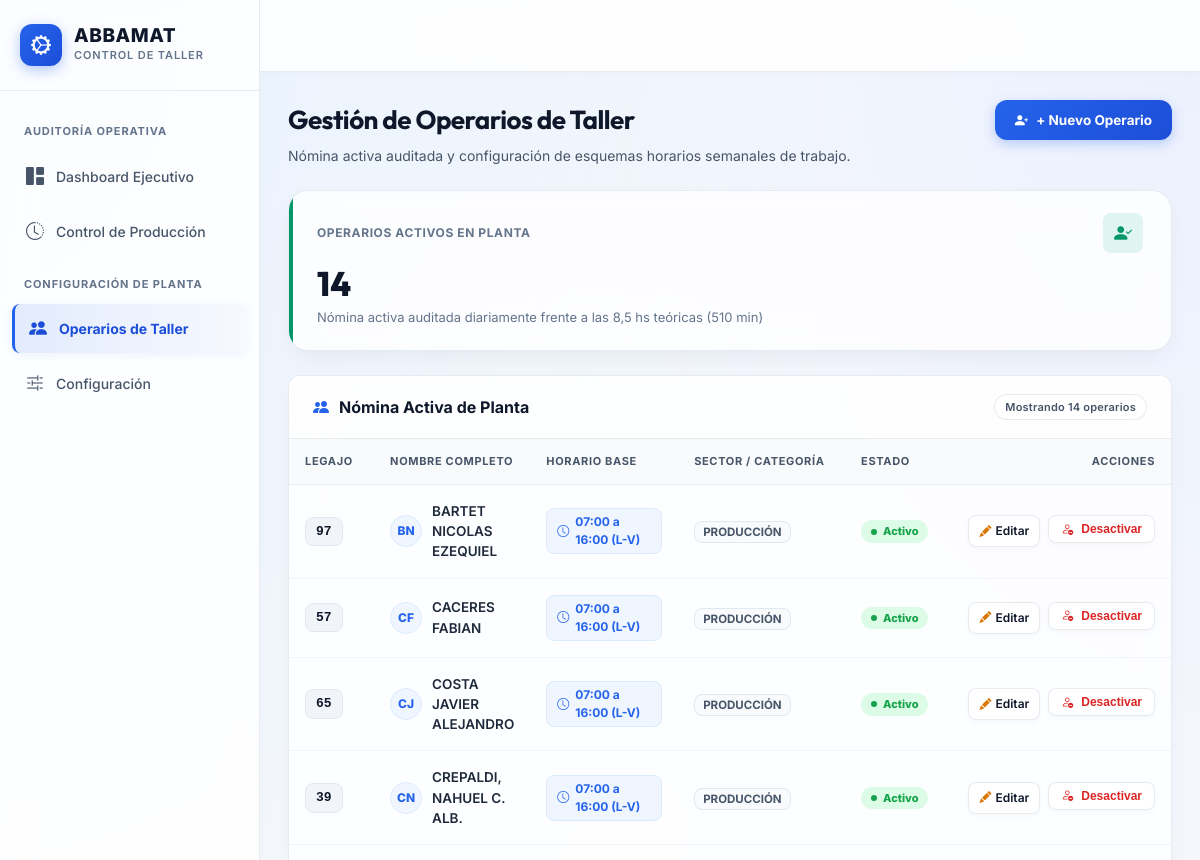
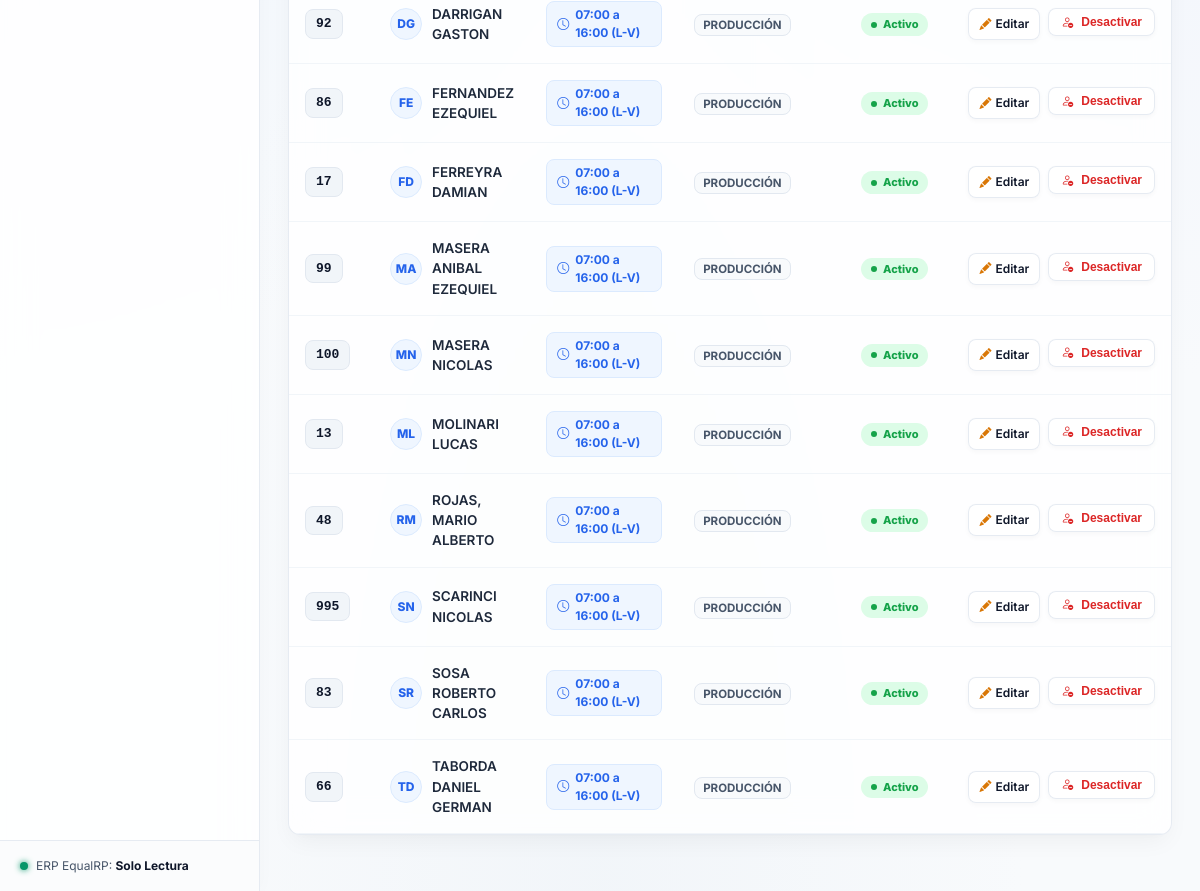
/operarios/, run on the app's committed database (2 pictures, top to bottom).
### control_produccion/models.py (models this page shows, shortened)
class OperarioTaller(models.Model):
    id_concepto = models.CharField(
        max_length=50,
        unique=True,
        db_index=True,
        verbose_name="ID Concepto / Legajo ERP"
    )
    nombre = models.CharField(
        max_length=150,
        verbose_name="Nombre Completo"
    )
    activo = models.BooleanField(
        default=True,
        verbose_name="Activo en Auditoría Taller"
    )
    puesto_area = models.CharField(
        max_length=100,
        blank=True,
        null=True,
        verbose_name="Puesto / Sección Principal"
    )
    horario_rotativo = models.JSONField(
        default=dict,
        blank=True,
        null=True,
        verbose_name="Esquema Semanal Rotativo"
    )
    es_mensual = models.BooleanField(
        default=False,
        verbose_name="Liquidación Mensual"
    )
    categoria = models.CharField(
        max_length=100,
        default="PRODUCCIÓN",
        blank=True,
        null=True,
        verbose_name="Sector / Categoría"
    )
    fecha_alta = models.DateTimeField(auto_now_add=True)
    fecha_actualizacion = models.DateTimeField(auto_now=True)
    @property
    def iniciales(self):
        clean = (self.nombre or '').replace(',', ' ').strip()
        parts = [p for p in clean.split() if p]
        if not parts:
            return 'OP'
        if len(parts) == 1:
            return parts[0][:2].upper()
        return (parts[0][0] + parts[1][0]).upper()
    @property
    def horario_base(self):
        esq = self.get_esquema_semanal()
        lun = esq.get('lunes', {})
        if lun.get('activo', True):
            ini = lun.get('inicio', '07:00')
            fin = lun.get('fin', '16:00')
            return f"{ini} a {fin} (L-V)"
        return "Sin horario base"
    @staticmethod
    def get_esquema_semanal_default():
        return {
            'lunes': {'activo': True, 'inicio': '07:00', 'fin': '16:00'},
            'martes': {'activo': True, 'inicio': '07:00', 'fin': '16:00'},
            'miercoles': {'activo': True, 'inicio': '07:00', 'fin': '16:00'},
            'jueves': {'activo': True, 'inicio': '07:00', 'fin': '16:00'},
            'viernes': {'activo': True, 'inicio': '07:00', 'fin': '16:00'},
            'sabado': {'activo': False, 'inicio': '07:00', 'fin': '12:00'},
            'domingo': {'activo': False, 'inicio': '07:00', 'fin': '12:00'},
        }
    def get_esquema_semanal(self):
        default = self.get_esquema_semanal_default()
        if not self.horario_rotativo or not isinstance(self.horario_rotativo, dict):
            return default
        res = {}
        for dia, vals in default.items():
            saved = self.horario_rotativo.get(dia, {})
            res[dia] = {
                'activo': bool(saved.get('activo', vals['activo'])),
                'inicio': str(saved.get('inicio', vals['inicio']) or '07:00'),
                'fin': str(saved.get('fin', vals['fin']) or '16:00'),
            }
        return res
    class Meta:
        db_table = 'operario_taller'
        verbose_name = 'Operario de Taller'
        verbose_name_plural = 'Operarios de Taller'
        ordering = ['nombre']

### control_produccion/views.py (the view, shortened to what this page needs)
# urls.py: path('operarios/', views.operarios_config_view, name='operarios_config'),
def operarios_config_view(request):
    ver_inactivos = request.GET.get('ver_inactivos') == '1'
    if ver_inactivos:
        operarios = OperarioTaller.objects.all().order_by('nombre')
    else:
        operarios = OperarioTaller.objects.filter(activo=True).order_by('nombre')
    total_activos = OperarioTaller.objects.filter(activo=True).count()
    total_inactivos = OperarioTaller.objects.filter(activo=False).count()
    sectores = [
        'DTO. INFORMATICA',
        'DPTO. INGENIERIA',
        'PRODUCCIÓN',
        'SUPERVISOR',
        'DPTO. CALIDAD',
        'ADMINISTRACION',
        'ALMACEN',
        'AUXILIAR',
    ]
    context = {
        'seccion_activa': 'configuracion',
        'operarios': operarios,
        'total_activos': total_activos,
        'total_inactivos': total_inactivos,
        'ver_inactivos': ver_inactivos,
        'sectores': sectores,
        'dias_semana': [
            {'key': 'lunes', 'nombre': 'Lunes', 'corto': 'LUN', 'default_activo': True, 'default_inicio': '07:00', 'default_fin': '16:00'},
            {'key': 'martes', 'nombre': 'Martes', 'corto': 'MAR', 'default_activo': True, 'default_inicio': '07:00', 'default_fin': '16:00'},
            {'key': 'miercoles', 'nombre': 'Miércoles', 'corto': 'MIÉ', 'default_activo': True, 'default_inicio': '07:00', 'default_fin': '16:00'},
            {'key': 'jueves', 'nombre': 'Jueves', 'corto': 'JUE', 'default_activo': True, 'default_inicio': '07:00', 'default_fin': '16:00'},
            {'key': 'viernes', 'nombre': 'Viernes', 'corto': 'VIE', 'default_activo': True, 'default_inicio': '07:00', 'default_fin': '16:00'},
            {'key': 'sabado', 'nombre': 'Sábado', 'corto': 'SÁB', 'default_activo': False, 'default_inicio': '07:00', 'default_fin': '12:00'},
            {'key': 'domingo', 'nombre': 'Domingo', 'corto': 'DOM', 'default_activo': False, 'default_inicio': '07:00', 'default_fin': '12:00'},
        ],
    }
    return render(request, 'control_produccion/operarios_config.html', context)

### control_produccion/context_processors.py (called while the page is built)
def fechas_auditoria_context(request):
    hoy = datetime.date.today()
    ayer = hoy - datetime.timedelta(days=1)
    manana = hoy + datetime.timedelta(days=1)
    hoy_str = hoy.strftime('%Y-%m-%d')
    return {
        'fecha_str': hoy_str,
        'fecha_desde_str': hoy_str,
        'fecha_hasta_str': hoy_str,
        'fecha_ayer': ayer.strftime('%Y-%m-%d'),
        'fecha_manana': manana.strftime('%Y-%m-%d'),
        'es_hoy': True,
        'operario_filtro': request.GET.get('operario', '').strip(),
    }

### templates/control_produccion/operarios_config.html (shortened to what this page needs)
{% extends 'base.html' %}
{% load static %}
{% block content %}
<div style="margin-bottom: 24px; display: flex; justify-content: space-between; align-items: flex-start; flex-wrap: wrap; gap: 16px;">
    <div>
        <h1 style="font-size: 26px; font-weight: 700; color: var(--text-primary); margin-bottom: 6px;">
            Gestión de Operarios de Taller
        </h1>
        <p style="color: var(--text-secondary); font-size: 14px;">
            Nómina activa auditada y configuración de esquemas horarios semanales de trabajo.
        </p>
    </div>
    <div>
        <a href="{% url 'control_produccion:nuevo_operario' %}" class="btn btn-primary" id="btnNuevoOperario" style="display: inline-flex; align-items: center; gap: 8px; text-decoration: none; padding: 10px 20px; font-weight: 700; border-radius: 12px;">
            <i class="bi bi-person-plus-fill"></i>
            <span>+ Nuevo Operario</span>
        </a>
    </div>
</div>
<div style="margin-bottom: 24px;">
    <div class="kpi-card kpi-success" style="padding: 22px 28px; border-radius: 20px;">
        <div class="kpi-header">
            <span class="kpi-title" style="font-size: 12px; font-weight: 700; text-transform: uppercase; letter-spacing: 0.05em;">Operarios Activos en Planta</span>
            <div class="kpi-icon-wrap"><i class="bi bi-person-check-fill"></i></div>
        </div>
        <div class="kpi-value" style="font-size: 34px; font-weight: 800; color: #0f172a; margin: 6px 0;">{{ total_activos }}</div>
        <div class="kpi-subtext" style="font-size: 13px; color: #64748b;">Nómina activa auditada diariamente frente a las 8,5 hs teóricas (510 min)</div>
    </div>
</div>
<div class="card">
    <div class="card-header">
        <div class="card-title">
            <i class="bi bi-people-fill" style="color: #2563eb;"></i>
            <span>Nómina Activa de Planta</span>
        </div>
        <span class="badge badge-outline" style="font-weight: 600;">
            Mostrando {{ operarios|length }} operarios
        </span>
    </div>
    <div class="table-responsive">
        <table class="custom-table">
            <thead>
                <tr>
                    <th style="width: 100px;">LEGAJO</th>
                    <th>NOMBRE COMPLETO</th>
                    <th style="width: 220px;">HORARIO BASE</th>
                    <th style="width: 180px;">SECTOR / CATEGORÍA</th>
                    <th style="width: 130px;">ESTADO</th>
                    <th style="text-align: right; width: 180px;">ACCIONES</th>
                </tr>
            </thead>
            <tbody>
                {% for op in operarios %}
                <tr>
                    <td>
                        <span style="background: #f1f5f9; border: 1px solid #e2e8f0; border-radius: 8px; padding: 4px 10px; font-weight: 800; font-family: monospace; font-size: 13px; color: #0f172a; display: inline-block;">
                            {{ op.id_concepto }}
                        </span>
                    </td>
                    <td>
                        <div style="display: flex; align-items: center; gap: 10px;">
                            <div style="width: 32px; height: 32px; border-radius: 50%; background: #eff6ff; color: #2563eb; font-weight: 800; font-size: 12px; display: inline-flex; align-items: center; justify-content: center; flex-shrink: 0; border: 1px solid #dbeafe;">
                                {{ op.iniciales }}
                            </div>
                            <span style="font-weight: 600; color: #1e293b;">
                                {{ op.nombre }}
                            </span>
                        </div>
                    </td>
                    <td>
                        <span style="background: #eff6ff; color: #2563eb; border: 1px solid #dbeafe; border-radius: 8px; padding: 4px 10px; font-size: 12px; font-weight: 700; display: inline-flex; align-items: center; gap: 6px;">
                            <i class="bi bi-clock"></i>
                            {{ op.horario_base }}
                        </span>
                    </td>
                    <td>
                        <span style="background: #f8fafc; color: #475569; border: 1px solid #e2e8f0; border-radius: 8px; padding: 3px 8px; font-size: 11.5px; font-weight: 700;">
                            {{ op.categoria|default:'PRODUCCIÓN' }}
                        </span>
                    </td>
                    <td>
                        {% if op.activo %}
                            <span style="background: #dcfce7; color: #16a34a; border-radius: 12px; padding: 3px 10px; font-size: 11px; font-weight: 800; display: inline-flex; align-items: center; gap: 6px;">
                                <span style="width: 6px; height: 6px; border-radius: 50%; background: #16a34a;"></span>
                                Activo
                            </span>
                        {% else %}
                            <span class="badge badge-outline" style="color: var(--text-muted);">
                                Inactivo
                            </span>
                        {% endif %}
                    </td>
                    <td style="text-align: right;">
                        <div style="display: inline-flex; gap: 8px;">
                            <a href="{% url 'control_produccion:editar_operario' op.id_concepto %}" class="btn btn-secondary btn-sm" title="Editar esquema rotativo y datos" style="text-decoration: none; display: inline-flex; align-items: center; gap: 4px; padding: 6px 10px; font-size: 12px; font-weight: 600;">
                                <i class="bi bi-pencil-fill" style="color: #d97706;"></i> Editar
                            </a>
                            <form method="POST" action="" style="display: inline;" onsubmit="return confirm('¿Confirma cambiar el estado de {{ op.nombre|escapejs }}?');">
                                {% if op.activo %}
                                    <button type="submit" class="btn btn-secondary btn-sm" style="color: #dc2626;" title="Desactivar y ocultar automáticamente de la nómina activa">
                                        <i class="bi bi-person-dash"></i> Desactivar
                                    </button>
                                {% else %}
                                    <button type="submit" class="btn btn-secondary btn-sm" style="color: #059669;" title="Reactivar e incluir en la nómina activa">
                                        <i class="bi bi-person-check"></i> Activar
                                    </button>
                                {% endif %}
                            </form>
                        </div>
                    </td>
                </tr>
                {% empty %}
                <tr>
                    <td colspan="6" style="text-align: center; padding: 40px; color: var(--text-muted);">
                        No hay operarios activos en la nómina de planta.
                    </td>
                </tr>
                {% endfor %}
            </tbody>
        </table>
    </div>
</div>
{% endblock %}

### templates/base.html (shortened to what this page needs)
{% load static %}
<!DOCTYPE html>
<html lang="es">
<head>
    <link rel="stylesheet" href="https://cdn.jsdelivr.net/npm/bootstrap-icons@1.11.3/font/bootstrap-icons.min.css">
    <link rel="stylesheet" href="{% static 'css/styles.css' %}">
</head>
<body>
    <div class="app-container">
        <aside class="app-sidebar">
            <div class="brand-section">
                <div class="brand-logo-icon">
                    <i class="bi bi-gear-wide-connected"></i>
                </div>
                <div>
                    <div class="brand-title">ABBAMAT</div>
                    <div class="brand-subtitle">Control de Taller</div>
                </div>
            </div>
            <nav class="sidebar-nav">
                <div class="nav-section-title">Auditoría Operativa</div>
                <a href="{% url 'control_produccion:dashboard' %}?fecha_desde={{ fecha_desde_str|default:'' }}&fecha_hasta={{ fecha_hasta_str|default:'' }}{% if operario_filtro %}&operario={{ operario_filtro }}{% endif %}"
                   class="nav-item-link {% if seccion_activa == 'dashboard' %}active{% endif %}">
                    <i class="bi bi-grid-1x2-fill"></i>
                    <span>Dashboard Ejecutivo</span>
                </a>
                <a href="{% url 'control_produccion:control_produccion' %}?fecha_desde={{ fecha_desde_str|default:'' }}&fecha_hasta={{ fecha_hasta_str|default:'' }}{% if operario_filtro %}&operario={{ operario_filtro }}{% endif %}"
                   class="nav-item-link {% if seccion_activa == 'control_produccion' %}active{% endif %}">
                    <i class="bi bi-clock-history"></i>
                    <span>Control de Producción</span>
                </a>
                <div class="nav-section-title">Configuración de Planta</div>
                <a href="{% url 'control_produccion:operarios_config' %}"
                   class="nav-item-link {% if seccion_activa == 'configuracion' and request.resolver_match.url_name == 'operarios_config' %}active{% endif %}">
                    <i class="bi bi-people-fill"></i>
                    <span>Operarios de Taller</span>
                </a>
                <a href="{% url 'control_produccion:parametros_taller' %}"
                   class="nav-item-link {% if seccion_activa == 'configuracion' and request.resolver_match.url_name == 'parametros_taller' %}active{% endif %}">
                    <i class="bi bi-sliders2"></i>
                    <span>Configuración</span>
                </a>
            </nav>
            <div class="sidebar-footer">
                <div class="db-status-badge">
                    <div class="status-dot"></div>
                    <span>ERP EqualRP: <strong>Solo Lectura</strong></span>
                </div>
            </div>
        </aside>
        <div class="app-main">
            <header class="app-topbar">
            </header>
            <main class="page-content">
                {% block content %}{% endblock %}
            </main>
        </div>
    </div>
</body>
</html>

### data on the page
OperarioTaller: id_concepto "97", iniciales "BN", nombre "BARTET NICOLAS EZEQUIEL", horario_base "07:00 a 16:00 (L-V)", categoria "PRODUCCIÓN", activo True (drawn)
OperarioTaller: id_concepto "57", iniciales "CF", nombre "CACERES FABIAN", horario_base "07:00 a 16:00 (L-V)", categoria "PRODUCCIÓN", activo True (drawn)
OperarioTaller: id_concepto "65", iniciales "CJ", nombre "COSTA JAVIER ALEJANDRO", horario_base "07:00 a 16:00 (L-V)", categoria "PRODUCCIÓN", activo True (drawn)
OperarioTaller: id_concepto "39", iniciales "CN", nombre "CREPALDI, NAHUEL C. ALB.", horario_base "07:00 a 16:00 (L-V)", categoria "PRODUCCIÓN", activo True (drawn)
OperarioTaller: id_concepto "92", iniciales "DG", nombre "DARRIGAN GASTON", horario_base "07:00 a 16:00 (L-V)", categoria "PRODUCCIÓN", activo True (drawn)
OperarioTaller: id_concepto "86", iniciales "FE", nombre "FERNANDEZ EZEQUIEL", horario_base "07:00 a 16:00 (L-V)", categoria "PRODUCCIÓN", activo True (drawn)
OperarioTaller: id_concepto "17", iniciales "FD", nombre "FERREYRA DAMIAN", horario_base "07:00 a 16:00 (L-V)", categoria "PRODUCCIÓN", activo True (drawn)
OperarioTaller: id_concepto "99", iniciales "MA", nombre "MASERA ANIBAL EZEQUIEL", horario_base "07:00 a 16:00 (L-V)", categoria "PRODUCCIÓN", activo True (drawn)
OperarioTaller: id_concepto "100", iniciales "MN", nombre "MASERA NICOLAS", horario_base "07:00 a 16:00 (L-V)", categoria "PRODUCCIÓN", activo True (drawn)
OperarioTaller: id_concepto "13", iniciales "ML", nombre "MOLINARI LUCAS", horario_base "07:00 a 16:00 (L-V)", categoria "PRODUCCIÓN", activo True (drawn)
OperarioTaller: id_concepto "48", iniciales "RM", nombre "ROJAS, MARIO ALBERTO", horario_base "07:00 a 16:00 (L-V)", categoria "PRODUCCIÓN", activo True (drawn)
OperarioTaller: id_concepto "995", iniciales "SN", nombre "SCARINCI NICOLAS", horario_base "07:00 a 16:00 (L-V)", categoria "PRODUCCIÓN", activo True (drawn)
OperarioTaller: id_concepto "83", iniciales "SR", nombre "SOSA ROBERTO CARLOS", horario_base "07:00 a 16:00 (L-V)", categoria "PRODUCCIÓN", activo True (drawn)
OperarioTaller: id_concepto "66", iniciales "TD", nombre "TABORDA DANIEL GERMAN", horario_base "07:00 a 16:00 (L-V)", categoria "PRODUCCIÓN", activo True (drawn)

### other printed values
{{ total_activos }} "14"
{{ operarios|length }} "14"
